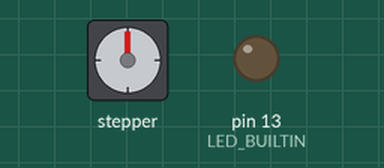
A sketch run on a simulated Arduino Uno, built with avr-gcc and run on an emulated ATmega328P. Shown: stepper motor, output pins drawn as LEDs (lit = HIGH). Wiring (inferred from the names in the program): stepper motor driver (200 steps per turn assumed): step pin 2; direction pin 3. Pins used as bus, display or sensor lines are not drawn; what the sketch prints to the serial monitor is not drawn.

Above: at 0.05 s.
At 1.05 s:
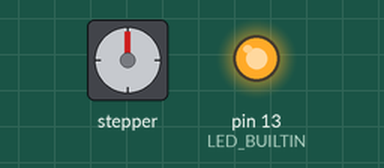
At 1.9 s:
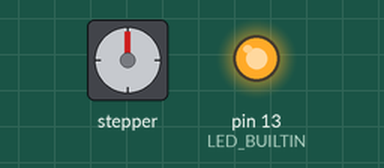
At 3.75 s:
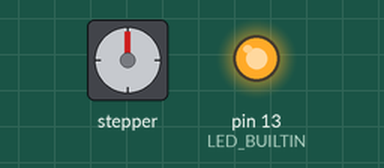
Timing chart, 0 to 4.3 s (numbered marks = the images above):
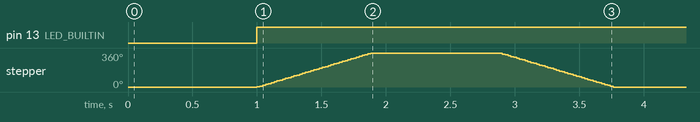

The sketch:

sketch_may03a.ino
```cpp
const int dirPin = 3;
const int stepPin = 2;


void setup() {
  pinMode(stepPin, OUTPUT);
  pinMode(dirPin, OUTPUT);
  pinMode(LED_BUILTIN, OUTPUT);
  Serial.begin(115200); // opens serial port, sets data rate to 115200 bps
}

void loop() {
  Serial.print("Starting!");
  digitalWrite(dirPin, HIGH);
   delay(1000);
 digitalWrite(LED_BUILTIN, HIGH);   // turn the LED on (HIGH is the voltage level)
  for (int x = 0; x < 200; x++) {
    digitalWrite(stepPin, HIGH);
    delayMicroseconds(2200);
    digitalWrite(stepPin, LOW);
    delayMicroseconds(2200);
  }
  digitalWrite(dirPin, LOW);
  delay(1000);
  digitalWrite(LED_BUILTIN, HIGH);   // turn the LED on (HIGH is the voltage level)
  for (int x = 0; x < 200; x++) {
    digitalWrite(stepPin, HIGH);
    delayMicroseconds(2200);
    digitalWrite(stepPin, LOW);
    delayMicroseconds(2200);
  }
}
```

Measured:
- by itself, pin 13 (LED_BUILTIN): LOW → HIGH at 1.0 s
- by itself, stepper: turns 360° clockwise in 0.88 s, then 360° counter-clockwise in 0.88 s, repeating every 3.8 s
